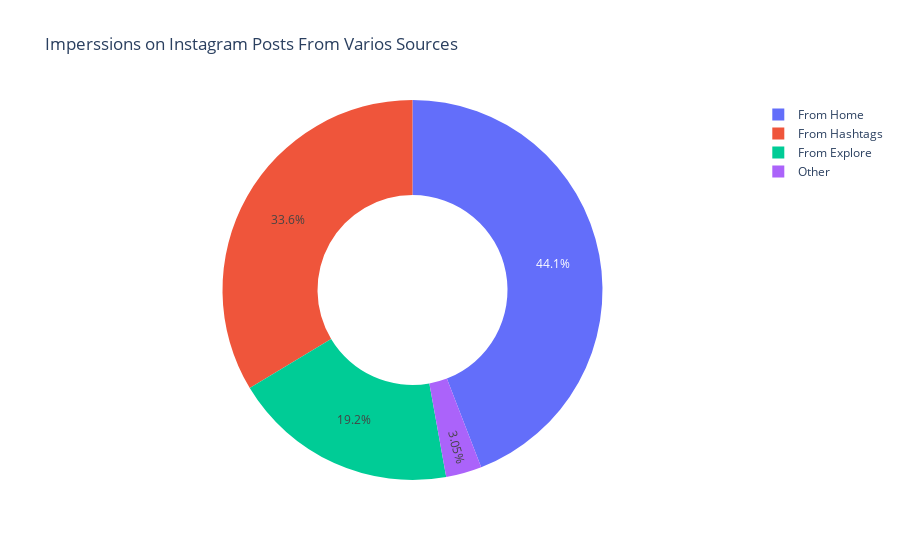

Notebook code cell kept with this figure:
### Code cell
home = data["From Home"].sum()
hashtags = data["From Hashtags"].sum()
explore = data["From Explore"].sum()
other = data["From Other"].sum()

labels = ['From Home', 'From Hashtags', 'From Explore', 'Other']
values = [home, hashtags, explore, other]

fig = px.pie(data, values=values, names=labels,
             title='Imperssions on Instagram Posts From Varios Sources',
             hole=0.5)
fig.show()

### Figure 1 — Plotly figure (JSON) as saved in the notebook; plotly's stock layout.template omitted (floating-point values rounded to 4 significant figures)
{"data": [{"domain": {"x": [0, 1], "y": [0, 1]}, "hole": 0.5, "hovertemplate": "label=%{label}<br>value=%{value}<extra></extra>", "labels": ["From Home", "From Hashtags", "From Explore", "Other"], "legendgroup": "", "name": "", "showlegend": true, "type": "pie", "values": [294619, 224614, 128294, 20360]}], "layout": {"legend": {"tracegroupgap": 0}, "title": {"text": "Imperssions on Instagram Posts From Varios Sources"}}}
